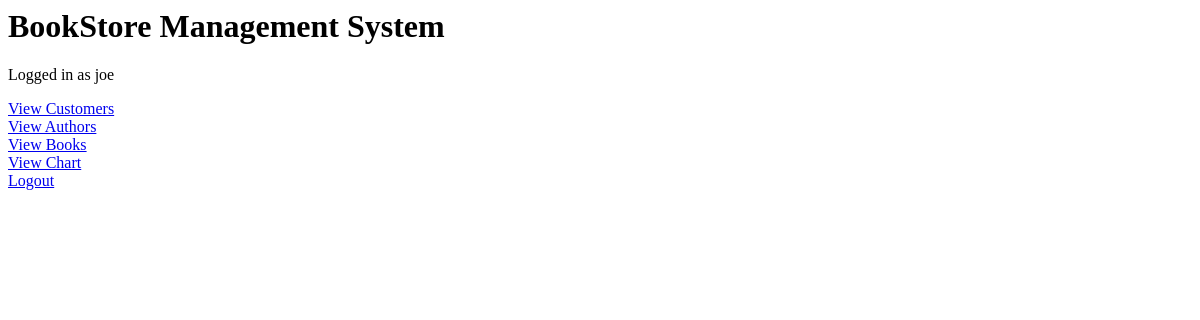
Page / (signed in) on the earlier database version.
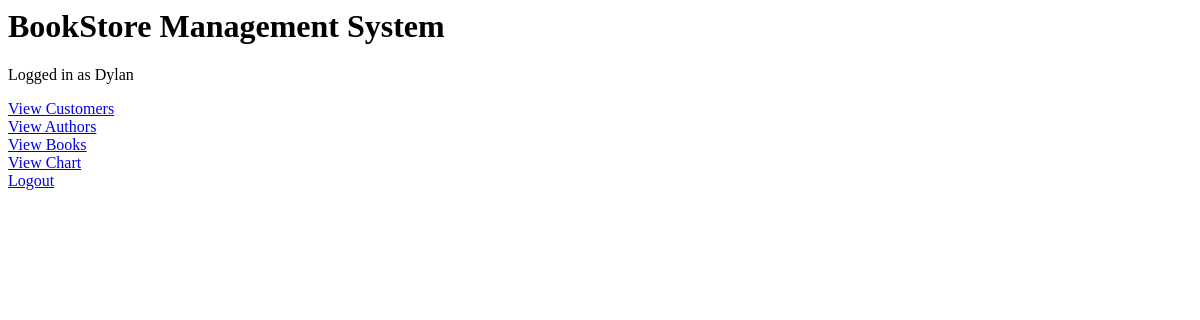
Same page on the later database version.
### models.py (models this page shows)
class User(db.Model, UserMixin):
    id = db.Column(db.Integer, primary_key=True)
    email = db.Column(db.String(50), unique=True, nullable=False)
    password = db.Column(db.String(50), nullable=False)

### app.py (the view)
@app.route('/')
def home():
    return render_template('index.html')

### app.py (called while the page is built)
@login_manager.user_loader
def load_user(user_id):
    return User.query.get(int(user_id))

### templates/index.html
<h1>BookStore Management System</h1>
{% if current_user.is_authenticated %}
    <p>Logged in as {{ current_user.email }}</p>
    <a href="/customers">View Customers</a><br>
    <a href="/authors">View Authors</a><br>
    <a href="/books">View Books</a><br>
    <a href="/chart">View Chart</a><br>
    <a href="/logout">Logout</a><br>
{% else %}
    <a href="/login">Login</a><br>
    <a href="/register">Register</a><br>
{% endif %}

Differences in the rows shown:
changed User: email "joe" → "Dylan"
